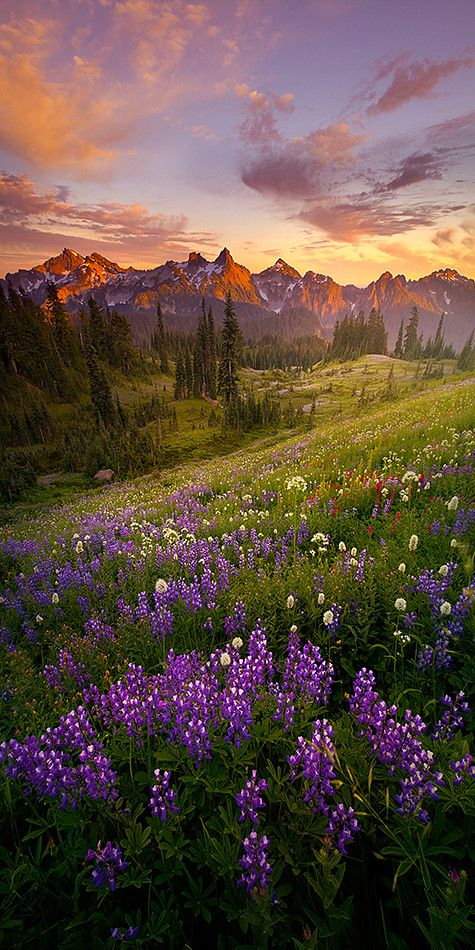
#> input picture normalizasyn_standardizasyon/resim.jpg, 475 x 950 px
$ python normalizasyon.py
#> lines starting #> are read from the running program, lines starting #| are printed output that depends on the picture
import numpy as np
from sklearn.preprocessing import StandardScaler, MinMaxScaler
from PIL import Image
import matplotlib.pyplot as plt

# Resmi aç
resim_path = "resim.jpg"
resim = Image.open(resim_path)
#> resim is the input picture: PIL image 475x950 RGB; mean R, G, B 97.6, 78.3, 66.1

# Resmi düz bir diziye çevir
duz_veri = np.array(resim).reshape((-1, 3))

# Normalizasyon
normalizer = MinMaxScaler()
normalized_data = normalizer.fit_transform(duz_veri)

# Normalizasyon sonucunu yeniden resim boyutuna çevir
normalized_image_data = normalized_data.reshape(np.array(resim).shape)

# Standardizasyon
scaler = StandardScaler()
standardized_data = scaler.fit_transform(duz_veri)

# Standardizasyon sonucunu yeniden resim boyutuna çevir
standardized_image_data = standardized_data.reshape(np.array(resim).shape)
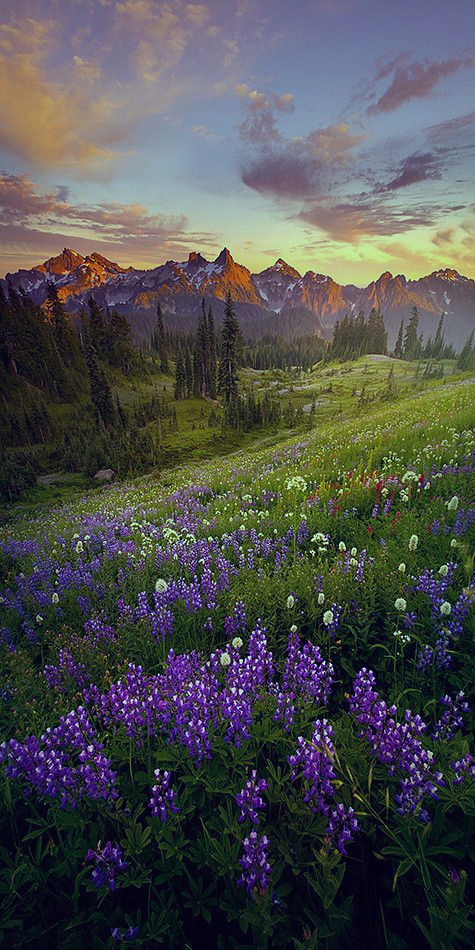
#> standardized_image_data: shape (950, 475, 3) float64; mean R, G, B -1.29e-12, -6.48e-14, -6.68e-13; drawn with min black and max white

# Görsel çıktı için resimleri yan yana göster
plt.figure(figsize=(15, 5))

# Orjinal resim
plt.subplot(1, 3, 1)
plt.imshow(resim)
plt.title("Orjinal Resim")

# Normalizasyon sonucu
plt.subplot(1, 3, 2)
plt.imshow(normalized_image_data.astype(np.uint8))
plt.title("Normalizasyon Sonucu")

# Standardizasyon sonucu
plt.subplot(1, 3, 3)
plt.imshow(standardized_image_data.astype(np.uint8))
plt.title("Standardizasyon Sonucu")

plt.show()
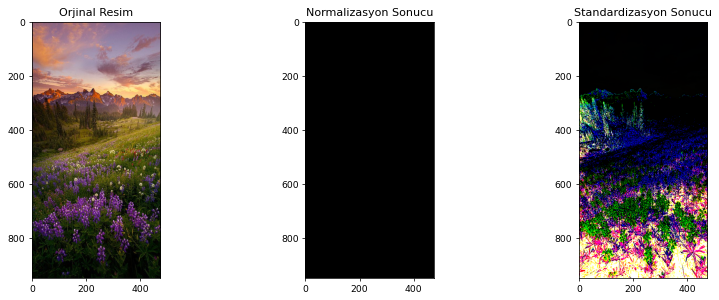
#> figure drawn by matplotlib, 3 panels
